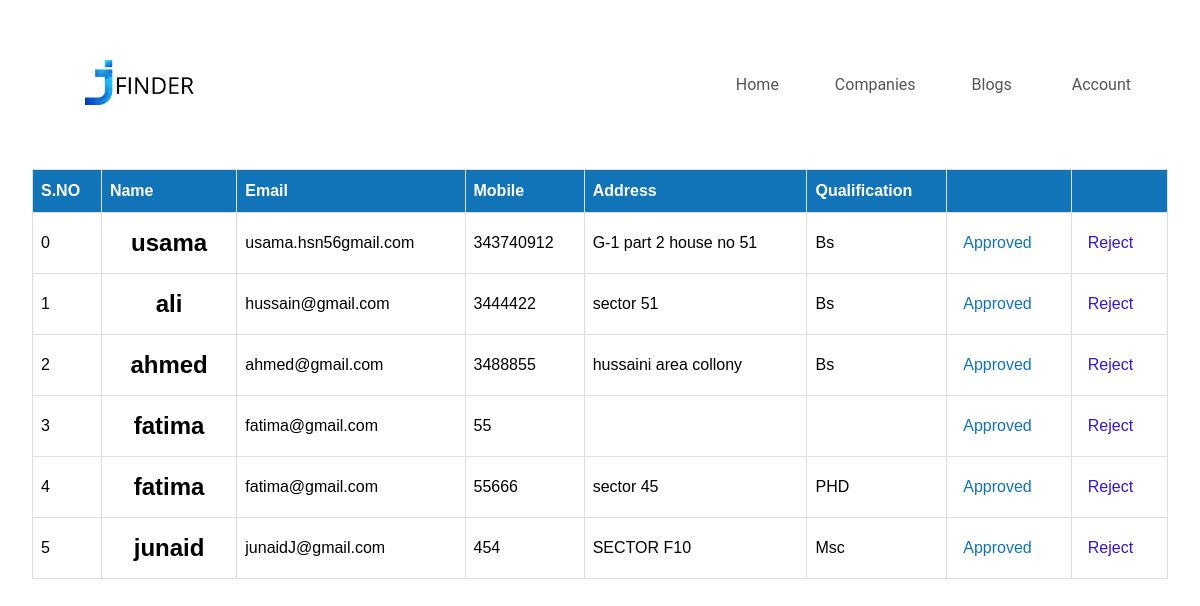
Screenshot of /registeredP.php with the database file from the repository.
### tables this page shows
CREATE TABLE `cv_data` (
  `id` int(12) NOT NULL,
  `firstname` varchar(255) NOT NULL,
  `lastname` varchar(255) NOT NULL,
  `email` varchar(50) NOT NULL,
  `mobile` bigint(10) NOT NULL,
  `gender` enum('male','female') NOT NULL,
  `dob` date NOT NULL,
  `address` text NOT NULL,
  `city` text NOT NULL,
  `pin` int(6) NOT NULL,
  `state` text NOT NULL,
  `qualification` enum('Graduation','Bs','Msc','MS','PHD') NOT NULL,
  `specialization` enum('Computer Science','Information Technology','Computer Architecture','Tele Communication') NOT NULL
);

### registeredP.php (the view, shortened to what this page needs)
<?php
include_once 'db.php';
$result = mysqli_query($conn, "SELECT * FROM cv_data");
$arrayresult = $result->fetch_all(MYSQLI_ASSOC);
?>
<!DOCTYPE html>
<html lang="en">
<head>
  <link rel="stylesheet" href="css/website.css">
  <link rel="stylesheet" href="css/loginform.css">
</head>
<body>
  <div class="container">
    <div class="navbar">
      <div class="logo">
        <a href="index.php"><img src="img/logo.png" width="125px"></a>
      </div>
      <nav>
        <ul class="Menuitems">
          <li><a href="index.php">Home</a></li>
          <li><a href="h.php">Companies</a></li>
          <li><a href="blogs.php">Blogs</a></li>
        </ul>
      </nav>
      <a href="account.php">Account</a>
    </div>
  </div>
  <div class="oft-3">
    <div class="panely">
      <table class="table">
        <thead>
          <tr>
            <th>S.NO</th>
            <th>Name</th>
            <th>Email</th>
            <th>Mobile</th>
            <th>Address</th>
            <th>Qualification</th>
            <th></th>
            <th></th>
          </tr>
        </thead>
        <tbody>
          <?php foreach ($arrayresult as $key => $subject) { ?>
            <tr>
              <td><?php echo $key ?></td>
              <td>
                <h2 class="MISSION"><?php echo $subject['firstname']?></h2>
              </td>
              <td><?php echo $subject['email'] ?></td>
              <td><?php echo $subject['mobile'] ?></td>
              <td><?php echo $subject['address'] ?></td>
              <td><?php echo $subject['qualification'] ?></td>
              <td><a href="" class="But1">Approved</a></td>
              <td><a href="deleteCV.php?id=<?php echo $subject["id"]; ?>" class="but1">Reject</a></td>
            </tr>
          <?php } ?>
        </tbody>
      </table>
    </div>
  </div>
</body>
</body>

### css/website.css (style rules this page uses)
* { margin: 0; padding: 0; box-sizing: border-box; }
body { font-family: 'Merriweather', serif; font-family: 'Oswald', sans-serif; font-family: 'Roboto', sans-serif; }
.navbar { display: flex; align-items: center; padding: 20px; }
nav { flex: 1; text-align: right; }
nav ul { display: inline-block; list-style-type: none; }
nav ul li { display: inline-block; margin-right: 20px; }
a { text-decoration: none; color: #555; }
.container { max-width: 1300px; margin: auto; padding-left: 25px; padding-right: 25px; }
ul { list-style-type: none; }

### css/loginform.css (style rules this page uses)
h2 { text-align: center; }
* { padding: 8px; }
body { background-image: cover; }
.but1 { color: #3316d6; }

### registeredP.php (style rules this page uses)
body { background: url("img/t555.png"); background-size: cover; }
.table { font-family: Arial, Helvetica, sans-serif; border-collapse: collapse; width: 100%; }
.table td, .table th { border: 1px solid #ddd; padding: 8px; }
.table th { padding-top: 12px; padding-bottom: 12px; text-align: left; background-color: #1174b9; color: white; }
.But1 { color: #1174b9; }

### rows the page displays
cv_data: key "0", firstname "usama", email "usama.hsn56gmail.com", mobile "343740912", address "G-1 part 2 house no 51", qualification "Bs"
cv_data: key "1", firstname "ali", email "hussain@gmail.com", mobile "3444422", address "sector 51", qualification "Bs"
cv_data: key "2", firstname "ahmed", email "ahmed@gmail.com", mobile "3488855", address "hussaini area collony", qualification "Bs"
cv_data: key "3", firstname "fatima", email "fatima@gmail.com", mobile "55"
cv_data: key "4", firstname "fatima", email "fatima@gmail.com", mobile "55666", address "sector 45", qualification "PHD"
cv_data: key "5", firstname "junaid", email "junaidJ@gmail.com", mobile "454", address "SECTOR F10", qualification "Msc"
